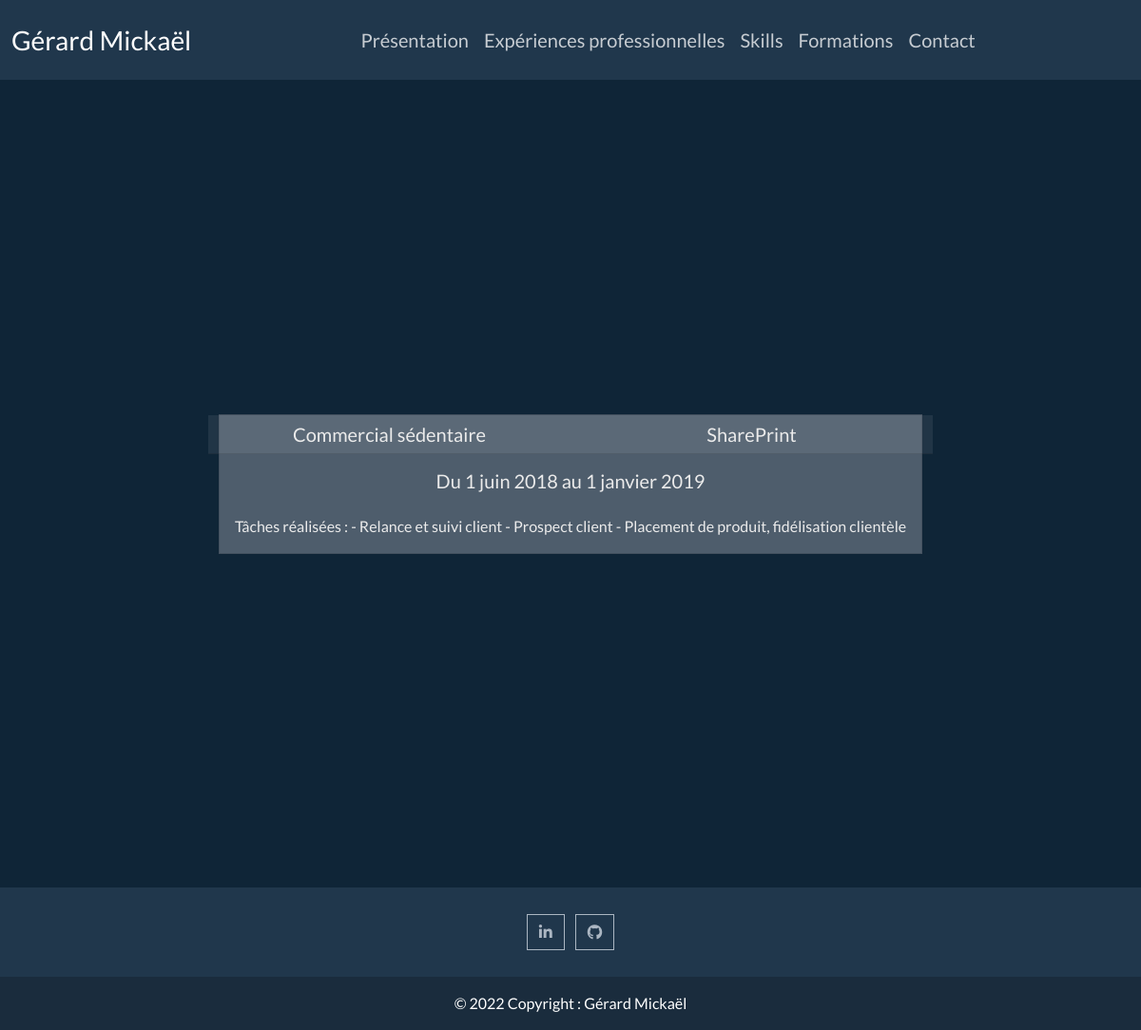
/shareprint/, run on the app's committed database.
### experience/models.py (models this page shows, shortened)
class ExperiencePro(models.Model):
    metier = models.CharField(max_length=150)
    societe = models.CharField(max_length=150)
    contenu = models.TextField()
    slug = models.SlugField(max_length=100)
    date_start = models.DateField()
    date_end = models.DateField()
    image = models.ImageField(default='default.jpg')

### experience/views.py (the view)
# urls.py: path('<slug:slug>/', views.experience_pro, name='experience')
def experience_pro(request, slug):
    experience = get_object_or_404(ExperiencePro, slug=slug)
    return render(request, 'experience/detail.html', context={"experience": experience})

### experience/templates/experience/detail.html
{% extends 'navbar_footer.html' %}
{% block contenu %}
<div class="container d-flex align-items-center justify-content-center" style="height: 850px">
    <div class="card">
        <div class="row">
          <h5 class="card-header col-6 text-center">{{ experience.metier }}</h5>
            <h5 class="card-header col-6 text-center">{{ experience.societe }}</h5>
        </div>
        <div class="card-body">
            <h5 class="card-title text-center mb-4">Du {{experience.date_start}} au {{experience.date_end}}</h5>
            <p class="card-text">{{experience.contenu}}</p>
        </div>
    </div>
</div>
{% endblock %}

### data on the page
ExperiencePro: metier "Commercial sédentaire", societe "SharePrint", date_start "1 juin 2018", date_end "1 janvier 2019", contenu "Tâches réalisées : - Relance et suivi client - Prospect client - Placement de produit, fidélisation clientèle"
